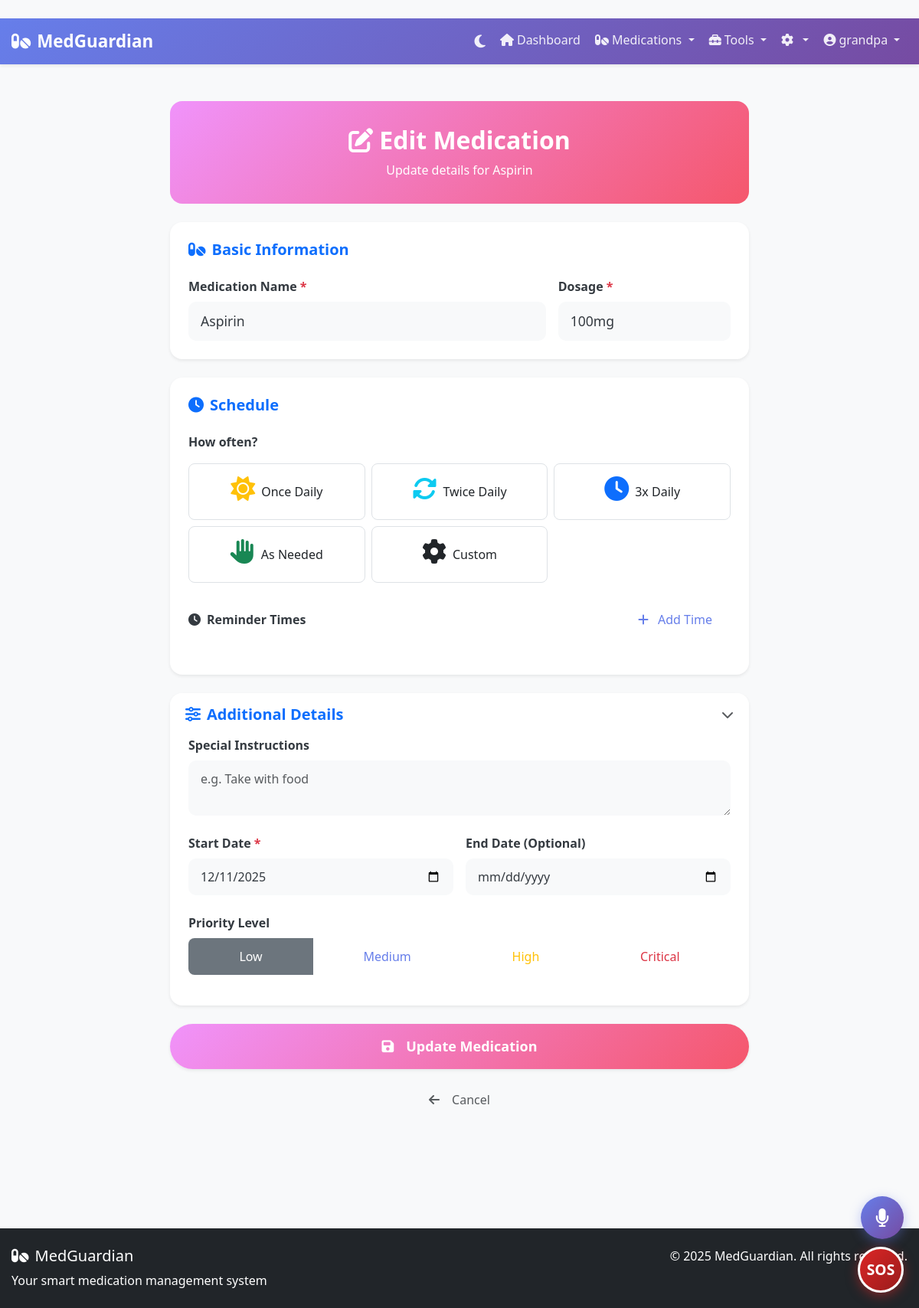
/medication/edit-medication/1 (signed in), run on the app's committed database.
### app/models/auth.py (models this page shows, shortened)
class User(UserMixin, BaseModel):
    __tablename__ = 'user'
    username = db.Column(db.String(100), nullable=False, unique=True, index=True)
    email = db.Column(db.String(100), nullable=False, unique=True, index=True)
    password_hash = db.Column(db.String(200))
    role = db.Column(db.String(20), nullable=False, default='senior', index=True)
    telegram_chat_id = db.Column(db.String(50), nullable=True, unique=True)
    reset_token = db.Column(db.String(100), nullable=True, unique=True)
    reset_token_expiry = db.Column(db.DateTime, nullable=True)
    email_verified = db.Column(db.Boolean, default=False)
    email_verification_token = db.Column(db.String(100), nullable=True, unique=True)
    camera_auto_accept = db.Column(db.Boolean, default=False)
    medications = db.relationship('Medication', backref='user', lazy=True, cascade='all, delete-orphan')

### app/models/medication.py (models this page shows, shortened)
class Medication(BaseModel):
    __tablename__ = 'medication'
    name = db.Column(db.String(100), nullable=False, index=True)
    dosage = db.Column(db.String(50), nullable=False)
    frequency = db.Column(db.String(50), nullable=False)
    instructions = db.Column(db.Text)
    user_id = db.Column(db.Integer, db.ForeignKey('user.id', ondelete='CASCADE'), nullable=False, index=True)
    morning = db.Column(db.Boolean, default=False)
    afternoon = db.Column(db.Boolean, default=False)
    evening = db.Column(db.Boolean, default=False)
    night = db.Column(db.Boolean, default=False)
    reminder_enabled = db.Column(db.Boolean, default=True)
    reminder_sound = db.Column(db.Boolean, default=True)
    reminder_voice = db.Column(db.Boolean, default=True)
    custom_reminder_times = db.Column(db.String(200))
    start_date = db.Column(db.Date, index=True)
    end_date = db.Column(db.Date, index=True)
    priority = db.Column(db.String(20), default='normal', index=True)
    custom_times = db.Column(db.String(200))  # JSON string for custom times
    barcode = db.Column(db.String(100), nullable=True, index=True)  # UPC/EAN/QR code
    reference_image_path = db.Column(db.String(500), nullable=True)  # Path to reference photo
    image_features = db.Column(db.Text, nullable=True)  # JSON: color histogram, shape features
    label_text = db.Column(db.Text, nullable=True)  # OCR extracted text from label
    reference_images = db.Column(db.Text, nullable=True)  # JSON: ["base64img1", "base64img2", ...]
    background_image = db.Column(db.Text, nullable=True)  # Background-only capture for subtraction
    ai_trained = db.Column(db.Boolean, default=False)  # True if user completed AI training

### app/routes/medication.py (the view, shortened to what this page needs)
@medication.route('/edit-medication/<int:medication_id>', methods=['GET', 'POST'])
@login_required
def edit_medication(medication_id):
    medication = Medication.query.get_or_404(medication_id)
    if medication.user_id != current_user.id:
        flash('Unauthorized access', 'danger')
        return redirect(url_for('medication.list_medications'))
    return render_template('medication/edit.html', medication=medication)

### app/templates/medication/edit.html (shortened to what this page needs)
{% extends "base.html" %}
{% block content %}
<div class="container edit-med-page py-4">
    <div class="row justify-content-center">
        <div class="col-lg-8">
            <div class="page-header text-center">
                <h2 class="fw-bold mb-2"><i class="fas fa-edit me-2"></i>Edit Medication</h2>
                <p class="mb-0 opacity-90">Update details for {{ medication.name }}</p>
            </div>
            <form id="editForm" method="POST"
                action="{{ url_for('medication.edit_medication', medication_id=medication.id) }}"
                class="needs-validation" novalidate>
                <div class="card shadow-sm mb-4">
                    <div class="card-body p-4">
                        <h5 class="card-title mb-4 text-primary fw-bold">
                            <i class="fas fa-pills me-2"></i>Basic Information
                        </h5>
                        <div class="row g-3">
                            <div class="col-md-8">
                                <label for="name" class="form-label">Medication Name <span
                                        class="text-danger">*</span></label>
                                <input type="text" class="form-control form-control-lg" id="name" name="name" required
                                    value="{{ medication.name }}" placeholder="e.g. Metformin">
                            </div>
                            <div class="col-md-4">
                                <label for="dosage" class="form-label">Dosage <span class="text-danger">*</span></label>
                                <input type="text" class="form-control form-control-lg" id="dosage" name="dosage"
                                    required value="{{ medication.dosage }}" placeholder="e.g. 500mg">
                            </div>
                        </div>
                    </div>
                </div>
                <div class="card shadow-sm mb-4">
                    <div class="card-body p-4">
                        <h5 class="card-title mb-4 text-primary fw-bold">
                            <i class="fas fa-clock me-2"></i>Schedule
                        </h5>
                        <div class="mb-4">
                            <label class="form-label mb-3">How often?</label>
                            <div class="row g-2" id="frequency-options">
                                <div class="col-6 col-md-4">
                                    <button type="button"
                                        class="btn btn-outline-light text-dark w-100 p-3 border preset-frequency"
                                        data-frequency="Once daily" data-times='["08:00"]'>
                                        <i class="fas fa-sun d-block mb-2 text-warning fa-2x"></i>
                                        Once Daily
                                    </button>
                                </div>
                                <div class="col-6 col-md-4">
                                    <button type="button"
                                        class="btn btn-outline-light text-dark w-100 p-3 border preset-frequency"
                                        data-frequency="Twice daily" data-times='["08:00", "20:00"]'>
                                        <i class="fas fa-sync-alt d-block mb-2 text-info fa-2x"></i>
                                        Twice Daily
                                    </button>
                                </div>
                                <div class="col-6 col-md-4">
                                    <button type="button"
                                        class="btn btn-outline-light text-dark w-100 p-3 border preset-frequency"
                                        data-frequency="Three times daily" data-times='["08:00", "12:00", "18:00"]'>
                                        <i class="fas fa-clock d-block mb-2 text-primary fa-2x"></i>
                                        3x Daily
                                    </button>
                                </div>
                                <div class="col-6 col-md-4">
                                    <button type="button"
                                        class="btn btn-outline-light text-dark w-100 p-3 border preset-frequency"
                                        data-frequency="As needed" data-times='[]'>
                                        <i class="fas fa-hand-paper d-block mb-2 text-success fa-2x"></i>
                                        As Needed
                                    </button>
                                </div>
                                <div class="col-6 col-md-4">
                                    <button type="button"
                                        class="btn btn-outline-light text-dark w-100 p-3 border preset-frequency-custom">
                                        <i class="fas fa-cog d-block mb-2 text-dark fa-2x"></i>
                                        Custom
                                    </button>
                                </div>
                            </div>
                        </div>
                        <div class="mb-3">
                            <label class="form-label d-flex justify-content-between align-items-center">
                                <span><i class="fas fa-clock me-2"></i>Reminder Times</span>
                                <button type="button" class="btn btn-sm btn-outline-primary" onclick="addCustomTime()">
                                    <i class="fas fa-plus me-1"></i>Add Time
                                </button>
                            </label>
                        </div>
                    </div>
                </div>
                <div class="card shadow-sm mb-4">
                    <div class="card-header bg-white border-0 py-3" role="button" data-bs-toggle="collapse"
                        data-bs-target="#detailsCollapse">
                        <div class="d-flex justify-content-between align-items-center">
                            <h5 class="card-title mb-0 text-primary fw-bold">
                                <i class="fas fa-sliders-h me-2"></i>Additional Details
                            </h5>
                            <i class="fas fa-chevron-down text-muted"></i>
                        </div>
                    </div>
                    <div class="collapse show" id="detailsCollapse">
                        <div class="card-body p-4 pt-0">
                            <div class="mb-4">
                                <label for="instructions" class="form-label">Special Instructions</label>
                                <textarea class="form-control" id="instructions" name="instructions" rows="2"
                                    placeholder="e.g. Take with food">{{ medication.instructions or '' }}</textarea>
                            </div>
                            <div class="row g-3 mb-4">
                                <div class="col-md-6">
                                    <label for="start_date" class="form-label">Start Date <span
                                            class="text-danger">*</span></label>
                                    <input type="date" class="form-control" id="start_date" name="start_date" required
                                        value="{{ medication.start_date or '' }}">
                                </div>
                                <div class="col-md-6">
                                    <label for="end_date" class="form-label">End Date (Optional)</label>
                                    <input type="date" class="form-control" id="end_date" name="end_date"
                                        value="{{ medication.end_date or '' }}">
                                </div>
                            </div>
                            <div class="mb-3">
                                <label class="form-label">Priority Level</label>
                                <div class="btn-group w-100" role="group">
                                    <label class="btn btn-outline-secondary" for="p_low">Low</label>
                                    <label class="btn btn-outline-primary" for="p_med">Medium</label>
                                    <label class="btn btn-outline-warning" for="p_high">High</label>
                                    <label class="btn btn-outline-danger" for="p_crit">Critical</label>
                                </div>
                            </div>
                        </div>
                    </div>
                </div>
                <div class="d-grid gap-3 mb-5">
                    <button type="submit" class="btn btn-primary btn-lg py-3 fw-bold shadow-sm">
                        <i class="fas fa-save me-2"></i>Update Medication
                    </button>
                    <a href="{{ url_for('medication.list_medications') }}"
                        class="btn btn-link text-muted text-decoration-none">
                        <i class="fas fa-arrow-left me-2"></i>Cancel
                    </a>
                </div>
            </form>
        </div>
    </div>
</div>
{% endblock %}

### app/templates/base.html (shortened to what this page needs)
﻿<!DOCTYPE html>
<html lang="en">
<head>
    <link href="https://cdn.jsdelivr.net/npm/bootstrap@5.3.0/dist/css/bootstrap.min.css" rel="stylesheet">
    <link href="https://cdnjs.cloudflare.com/ajax/libs/font-awesome/6.4.0/css/all.min.css" rel="stylesheet">
    <link href="{{ url_for('static', filename='css/style.css') }}" rel="stylesheet">
    <link href="{{ url_for('static', filename='css/accessibility.css') }}" rel="stylesheet">
    <link href="{{ url_for('static', filename='css/reminder_banner.css') }}" rel="stylesheet">
    <link href="{{ url_for('static', filename='css/camera_modal.css') }}" rel="stylesheet">
</head>
<body>
    <nav class="navbar navbar-expand-lg navbar-dark shadow-sm"
        style="background: linear-gradient(135deg, #667eea 0%, #764ba2 100%);">
        <div class="container">
            <a class="navbar-brand fw-bold"
                href="{% if current_user.is_authenticated %}{{ url_for('main.dashboard') }}{% else %}{{ url_for('main.index') }}{% endif %}">
                <i class="fas fa-pills me-2"></i>MedGuardian
            </a>
            <div class="collapse navbar-collapse" id="navbarNav">
                <ul class="navbar-nav ms-auto">
                    {% if current_user.is_authenticated %}
                    <li class="nav-item">
                        <a class="nav-link" href="{{ url_for('main.dashboard') }}">
                            <i class="fas fa-home me-1"></i>Dashboard
                        </a>
                    </li>
                    <li class="nav-item dropdown">
                        <a class="nav-link dropdown-toggle" href="#" role="button" data-bs-toggle="dropdown">
                            <i class="fas fa-pills me-1"></i>Medications
                        </a>
                    </li>
                    <li class="nav-item dropdown">
                        <a class="nav-link dropdown-toggle" href="#" role="button" data-bs-toggle="dropdown">
                            <i class="fas fa-toolbox me-1"></i>Tools
                        </a>
                    </li>
                    <li class="nav-item dropdown">
                        <a class="nav-link dropdown-toggle" href="#" role="button" data-bs-toggle="dropdown">
                            <i class="fas fa-cog me-1"></i>
                        </a>
                    </li>
                    <li class="nav-item dropdown">
                        <a class="nav-link dropdown-toggle" href="#" role="button" data-bs-toggle="dropdown">
                            <i class="fas fa-user-circle me-1"></i>{{ current_user.username }}
                        </a>
                    </li>
                    {% endif %}
                </ul>
            </div>
        </div>
    </nav>
    <main class="container-fluid py-4">
        {% block content %}{% endblock %}
    </main>
    {% if current_user.is_authenticated %}
    <button id="emergencySosBtn" class="emergency-sos-btn" onclick="window.location.href='/emergency/sos'"
        title="Emergency SOS">
        SOS
    </button>
    {% endif %}
    <footer class="bg-dark text-white py-4 mt-5">
        <div class="container">
            <div class="row">
                <div class="col-md-6">
                    <h5><i class="fas fa-pills me-2"></i>MedGuardian</h5>
                    <p class="mb-0">Your smart medication management system</p>
                </div>
                <div class="col-md-6 text-md-end">
                    <p class="mb-0">&copy; 2025 MedGuardian. All rights reserved.</p>
                </div>
            </div>
        </div>
    </footer>
</body>
</html>

### data on the page
User: username "grandpa"
Medication: name "Aspirin", dosage "100mg", start_date "12/11/2025"
